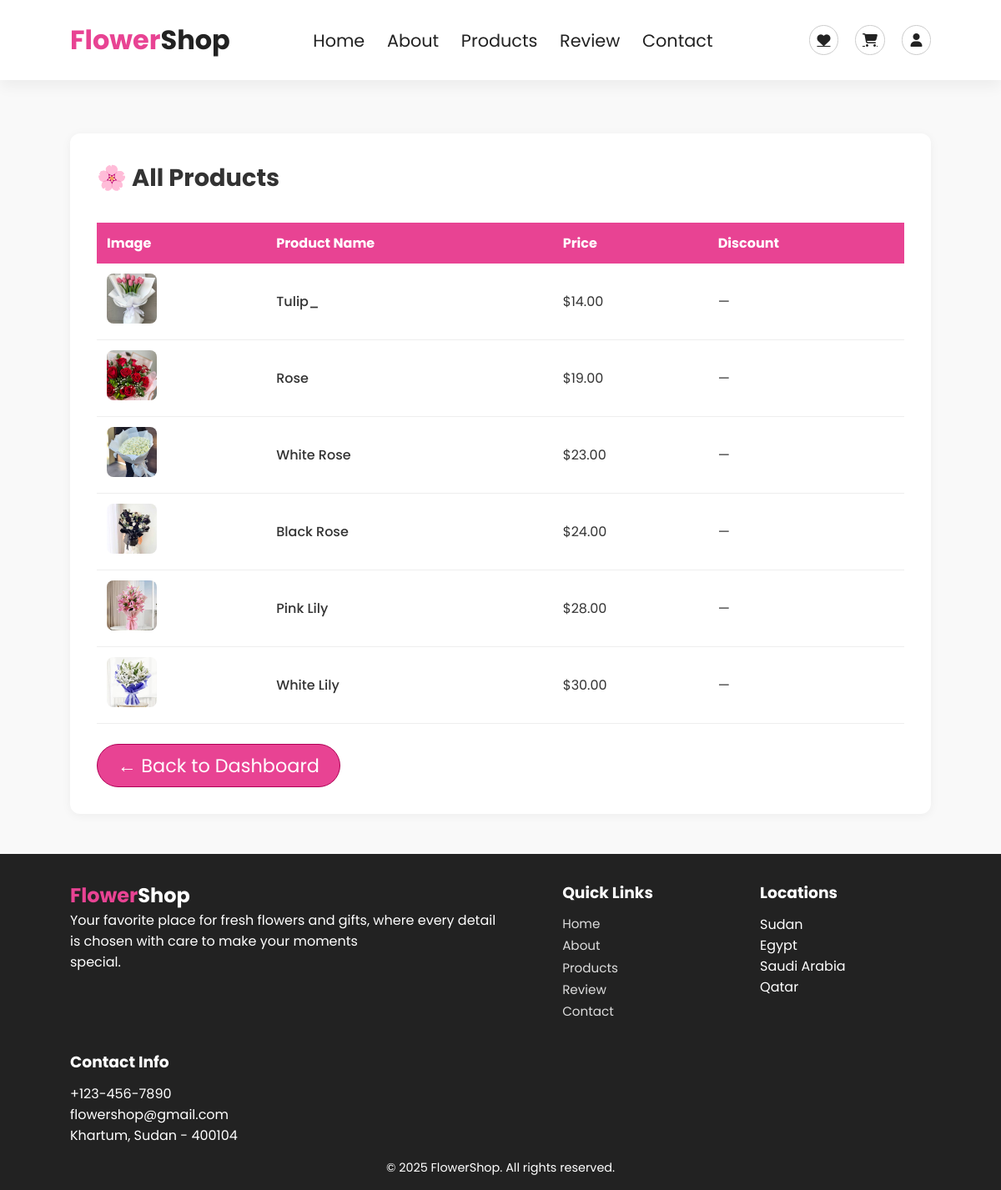
/cart/products/, run on the app's committed database.
### cart/models.py (models this page shows, shortened)
class Product(models.Model):
    name = models.CharField(max_length=200)
    description = models.TextField(blank=True, null=True)
    price = models.DecimalField(max_digits=8, decimal_places=2)
    discount = models.PositiveIntegerField(default=0, blank=True, null=True)
    stock = models.PositiveIntegerField(default=0)
    color = models.CharField(max_length=50, blank=True, null=True)
    image = models.ImageField(upload_to='images/', blank=True, null=True)
    created_at = models.DateTimeField(auto_now_add=True)

### cart/views.py (the view)
# urls.py: path('products/', views.all_products_view, name='all_products'),
def all_products_view(request):
    products = Product.objects.all()
    return render(request, 'cart/all_products.html', {'products': products})

### templates/cart/all_products.html
{% extends 'base.html' %}
{% load static %}
{% block content %}
<section style="min-height: 70vh; padding-top: 10rem; background: #f9f9f9;">
    <div style="max-width: 1100px; margin: auto; background: #fff; padding: 2rem; border-radius: 12px; box-shadow: 0 2px 12px rgba(0,0,0,0.05);">
        <h2 style="font-size: 1.8rem; margin-bottom: 2rem;">🌸 All Products</h2>
        {% if products %}
            <div style="overflow-x: auto;">
                <table style="width: 100%; border-collapse: collapse;">
                    <thead>
                        <tr style="background: var(--main-color); color: #fff;">
                            <th style="padding: 12px; text-align: left;">Image</th>
                            <th style="padding: 12px; text-align: left;">Product Name</th>
                            <th style="padding: 12px; text-align: left;">Price</th>
                            <th style="padding: 12px; text-align: left;">Discount</th>
                        </tr>
                    </thead>
                    <tbody>
                        {% for product in products %}
                        <tr style="border-bottom: 1px solid #eee;">
                            <td style="padding: 12px;">
                                <img src="{% static product.image %}" alt="{{ product.name }}" style="width: 60px; height: 60px; object-fit: cover; border-radius: 8px;">
                            </td>
                            <td style="padding: 12px; font-weight: 500;">{{ product.name }}</td>
                            <td style="padding: 12px;">${{ product.price }}</td>
                            <td style="padding: 12px;">
                                {% if product.discount > 0 %}
                                    -{{ product.discount }}%
                                {% else %}
                                    —
                                {% endif %}
                            </td>
                        </tr>
                        {% endfor %}
                    </tbody>
                </table>
            </div>
        {% else %}
            <p style="text-align: center; padding: 2rem; color: #777;">No products available yet.</p>
        {% endif %}
        <a href="{% url 'dashboard' %}" class="btn" style="margin-top: 1.5rem;">← Back to Dashboard</a>
    </div>
</section>
{% endblock %}

### templates/base.html (shortened to what this page needs)
{% load static %}
<!DOCTYPE html>
<html lang="en">
<head>
    <link rel="stylesheet" href="https://cdnjs.cloudflare.com/ajax/libs/font-awesome/6.5.1/css/all.min.css">
    <link rel="stylesheet" href="{% static 'css/style.css' %}">
</head>
<body>
    <header class="header">
        <a href="#" class="logo"><span>Flower</span>Shop</a>
        <nav class="navbar" id="navbar">
            <a href="{% url 'home' %}">Home</a>
            <a href="{% url 'home' %}#about">About</a>
            <a href="{% url 'home' %}#products">Products</a>
            <a href="{% url 'home' %}#review">Review</a>
            <a href="{% url 'home' %}#contact">Contact</a>
        </nav>
        <div class="icons">
            <a href="{% if user.is_authenticated %}{% url 'wishlist' %}{% else %}{% url 'login' %}{% endif %}" class="icon-btn">
                <i class="fas fa-heart"></i>
            </a>
            <a href="{% if user.is_authenticated %}{% url 'cart' %}{% else %}{% url 'login' %}{% endif %}" class="icon-btn" style="position: relative;">
                <i class="fas fa-shopping-cart"></i>
            </a>
            {% if user.is_authenticated %}
                <div class="account-dropdown" style="position: relative; display: inline-block;">
                    <a href="#" class="icon-btn" id="account-btn">
                        <i class="fas fa-user"></i>
                    </a>
                    <div class="dropdown-content" id="account-dropdown" style="border: 1px solid #333; display: none; position: absolute; left: 50%; transform: translateX(-50%); top: 100%; margin-top: 15px; background: #fff; min-width: 180px; border-radius: 8px; box-shadow: 0 4px 12px rgba(0,0,0,0.1); z-index: 1000;">
                        <a href="{% url 'my_account' %}" style="display: block; padding: 0.8rem 1.2rem; color: #333; text-decoration: none; border-bottom: 1px solid #eee;">👤 My Account</a>
                        <a href="{% url 'login' %}" style="display: block; padding: 0.8rem 1.2rem; color: #333; text-decoration: none;">🔑 Login</a>
                    </div>
                </div>
            {% else %}
                <a href="{% url 'login' %}" class="icon-btn">
                    <i class="fas fa-user"></i>
                </a>
            {% endif %}
        </div>
    </header>
    {% block content %}
    {% endblock %}
    <footer class="footer">
        <div class="box-container">
            <div class="box1">
                <h3 class="title"><span>Flower</span>Shop</h3>
                <p>Your favorite place for fresh flowers and gifts,
                    where every detail <br> is chosen with care to make your moments <br> special.</p>
            </div>
            <div class="box">
                <h3>Quick Links</h3>
                <a href="{% url 'home' %}">Home</a>
                <a href="{% url 'home' %}#about">About</a>
                <a href="{% url 'home' %}#products">Products</a>
                <a href="{% url 'home' %}#review">Review</a>
                <a href="{% url 'home' %}#contact">Contact</a>
            </div>
            <div class="box">
                <h3>Locations</h3>
                <p>Sudan</p>
                <p>Egypt</p>
                <p>Saudi Arabia</p>
                <p>Qatar</p>
            </div>
            <div class="box">
                <h3>Contact Info</h3>
                <p>+123-456-7890</p>
                <p>flowershop@gmail.com</p>
                <p>Khartum, Sudan - 400104</p>
            </div>
        </div>
        <p class="credit">&copy; 2025 FlowerShop. All rights reserved.</p>
    </footer>
</body>
</html>

### static/css/style.css (style rules this page uses)
* { margin: 0; padding: 0; box-sizing: border-box; font-family: 'Poppins', sans-serif; }
html { scroll-behavior: smooth; }
body { background: rgb(255, 233, 242); color: #333; }
:root { --main-color: #e84393; --dark-color: #222; --light-bg: #f7f7f7; }
.header { position: fixed; top: 0; left: 0; right: 0; background: #fff; display: flex; align-items: center; justify-content: space-between; padding: 1.5rem 7%; box-shadow: 0 0.5rem 1rem rgba(0,0,0,0.05); z-index: 1000; }
.header .logo { font-size: 2rem; font-weight: 700; color: var(--dark-color); text-decoration: none; }
.header .logo span { color: var(--main-color); }
.navbar { transition: all 0.35s ease; }
.header .navbar a { font-size: 1.3rem; margin: 0 0.7rem; color: var(--dark-color); text-decoration: none; }
.header .icons .icon-btn { margin-left: 1rem; width: 2.2rem; height: 2.2rem; border-radius: 50%; border: 1px solid #ccc; display: inline-flex; align-items: center; justify-content: center; color: var(--dark-color); }
section { padding: 6rem 7% 3rem; }
.btn { display: inline-block; padding:0.5rem 1.5rem; background: var(--main-color); color: #fff; font-size: 1.4rem; border-radius: 2rem; border: 0.1rem solid #af0055; text-decoration: none; margin-top: 2rem; }
.footer { background: var(--dark-color); color: #fff; padding: 2rem 7% 1rem; }
.footer .box-container { display: flex; flex-wrap: wrap; gap: 2rem; }
.footer .box1 { margin-right: 3rem; }
.footer .box1 .title { font-size: 1.5rem; }
.footer .box1 .title span { color: var(--main-color); }
.footer .box { flex: 1 1 12rem; }
.footer .box h3 { margin-bottom: 0.7rem; }
.footer .box a { display: block; color: #ddd; text-decoration: none; margin: 0.2rem 0; font-size: 0.95rem; }
.footer .credit { text-align: center; margin-top: 1rem; font-size: 0.9rem; }

### data on the page
Product: image (picture), name "Tulip_", price "14.00"
Product: image (picture), name "Rose", price "19.00"
Product: image (picture), name "White Rose", price "23.00"
Product: image (picture), name "Black Rose", price "24.00"
Product: image (picture), name "Pink Lily", price "28.00"
Product: image (picture), name "White Lily", price "30.00"
